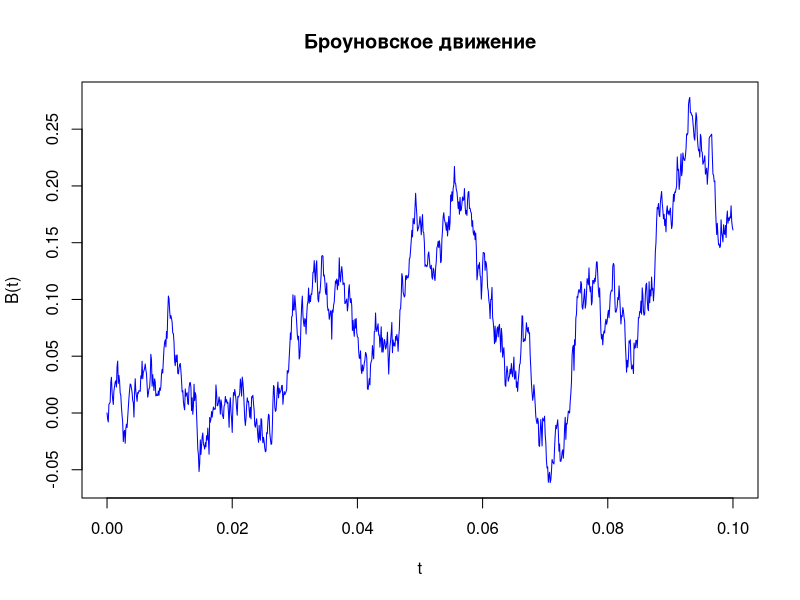
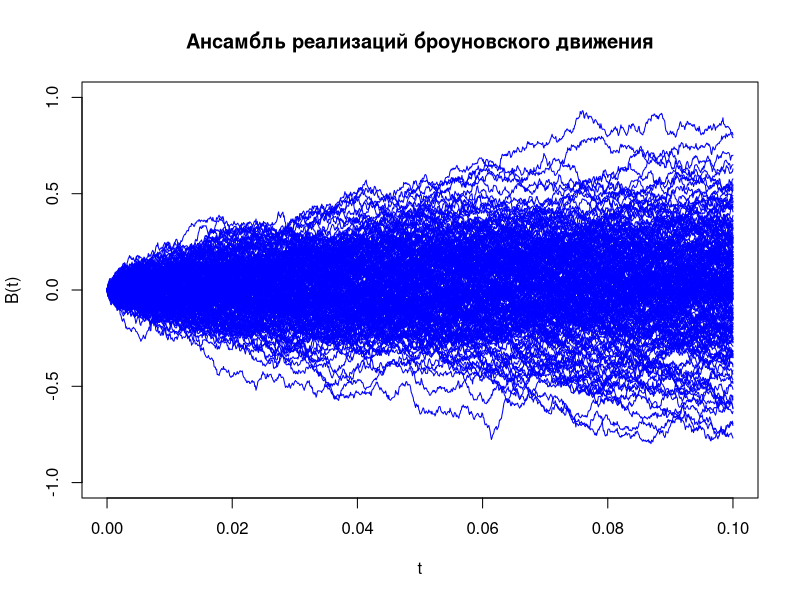

These figures' R source, in order:
set.seed(123)  

#Variable&Function-Declaration----
delta = 0.0001
steps = 1000

BrownSimulate = function(delta, steps) {
  incr = rnorm(steps, mean = 0, sd = sqrt(delta))  
  B = c(0, cumsum(incr))  
  return(B)
}
EnsemblePlot = function(n, delta, steps) {
  plot(seq(0, steps * delta, by = delta), numeric(steps + 1), type = "n",
       main = "Ансамбль реализаций броуновского движения", xlab = "t", ylab = "B(t)",)
  for (i in 1:n) {
    Brlz = BrownSimulate(delta, steps)
    lines(seq(0, steps * delta, by = delta), Brlz, 
          col = "blue", lty = 1)
  }
}

#BrSimulation----
tp = seq(0, steps * delta, by = delta)
B = BrownSimulate(delta, steps)

#Visualization
plot(tp, B, type = "l", col = "blue", lwd = 1,
     main = "Броуновское движение", xlab = "t", ylab = "B(t)")

#Ensemble
EnsemblePlot(200, delta, steps)


